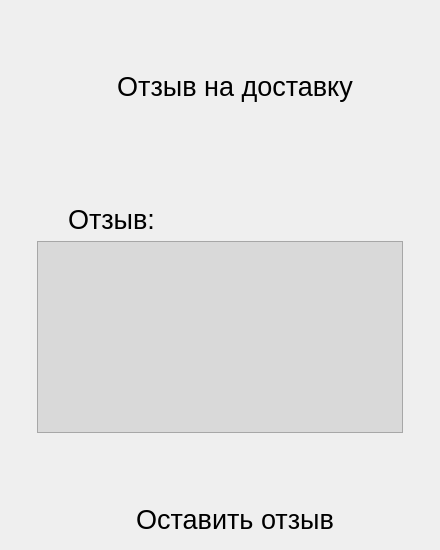
<?xml version="1.0" encoding="UTF-8"?>
<ui version="4.0">
 <class>ReviewForm</class>
 <widget class="QDialog" name="ReviewForm">
  <property name="geometry">
   <rect>
    <x>0</x>
    <y>0</y>
    <width>440</width>
    <height>550</height>
   </rect>
  </property>
  <property name="minimumSize">
   <size>
    <width>400</width>
    <height>500</height>
   </size>
  </property>
  <property name="maximumSize">
   <size>
    <width>440</width>
    <height>550</height>
   </size>
  </property>
  <property name="windowTitle">
   <string>Создать отзыв</string>
  </property>
  <property name="styleSheet">
   <string notr="true">
QPushButton
{
border-style: none;
}</string>
  </property>
  <layout class="QGridLayout" name="gridLayout">
   <item row="6" column="0">
    <spacer name="horizontalSpacer_4">
     <property name="orientation">
      <enum>Qt::Orientation::Horizontal</enum>
     </property>
     <property name="sizeType">
      <enum>QSizePolicy::Policy::Fixed</enum>
     </property>
     <property name="sizeHint" stdset="0">
      <size>
       <width>20</width>
       <height>20</height>
      </size>
     </property>
    </spacer>
   </item>
   <item row="1" column="3">
    <widget class="QLabel" name="label">
     <property name="font">
      <font>
       <pointsize>20</pointsize>
      </font>
     </property>
     <property name="text">
      <string>Отзыв на доставку</string>
     </property>
     <property name="alignment">
      <set>Qt::AlignmentFlag::AlignCenter</set>
     </property>
    </widget>
   </item>
   <item row="0" column="3">
    <spacer name="verticalSpacer_2">
     <property name="orientation">
      <enum>Qt::Orientation::Vertical</enum>
     </property>
     <property name="sizeHint" stdset="0">
      <size>
       <width>20</width>
       <height>40</height>
      </size>
     </property>
    </spacer>
   </item>
   <item row="7" column="3">
    <spacer name="verticalSpacer">
     <property name="orientation">
      <enum>Qt::Orientation::Vertical</enum>
     </property>
     <property name="sizeHint" stdset="0">
      <size>
       <width>20</width>
       <height>40</height>
      </size>
     </property>
    </spacer>
   </item>
   <item row="4" column="3">
    <spacer name="verticalSpacer_4">
     <property name="orientation">
      <enum>Qt::Orientation::Vertical</enum>
     </property>
     <property name="sizeType">
      <enum>QSizePolicy::Policy::Fixed</enum>
     </property>
     <property name="sizeHint" stdset="0">
      <size>
       <width>20</width>
       <height>20</height>
      </size>
     </property>
    </spacer>
   </item>
   <item row="3" column="3">
    <layout class="QHBoxLayout" name="horizontalLayout">
     <item>
      <widget class="QPushButton" name="star_1">
       <property name="sizePolicy">
        <sizepolicy hsizetype="Minimum" vsizetype="Fixed">
         <horstretch>50</horstretch>
         <verstretch>50</verstretch>
        </sizepolicy>
       </property>
       <property name="minimumSize">
        <size>
         <width>50</width>
         <height>50</height>
        </size>
       </property>
       <property name="maximumSize">
        <size>
         <width>50</width>
         <height>50</height>
        </size>
       </property>
       <property name="text">
        <string/>
       </property>
       <property name="icon">
        <iconset resource="pictures.qrc">
         <normaloff>:/resources/icons8-star-48-.png</normaloff>:/resources/icons8-star-48-.png</iconset>
       </property>
       <property name="iconSize">
        <size>
         <width>50</width>
         <height>50</height>
        </size>
       </property>
      </widget>
     </item>
     <item>
      <widget class="QPushButton" name="star_2">
       <property name="sizePolicy">
        <sizepolicy hsizetype="Minimum" vsizetype="Fixed">
         <horstretch>5</horstretch>
         <verstretch>0</verstretch>
        </sizepolicy>
       </property>
       <property name="minimumSize">
        <size>
         <width>50</width>
         <height>50</height>
        </size>
       </property>
       <property name="maximumSize">
        <size>
         <width>50</width>
         <height>50</height>
        </size>
       </property>
       <property name="icon">
        <iconset resource="pictures.qrc">
         <normaloff>:/resources/icons8-star-48-.png</normaloff>:/resources/icons8-star-48-.png</iconset>
       </property>
       <property name="iconSize">
        <size>
         <width>50</width>
         <height>50</height>
        </size>
       </property>
      </widget>
     </item>
     <item>
      <widget class="QPushButton" name="star_3">
       <property name="minimumSize">
        <size>
         <width>50</width>
         <height>50</height>
        </size>
       </property>
       <property name="maximumSize">
        <size>
         <width>50</width>
         <height>50</height>
        </size>
       </property>
       <property name="text">
        <string/>
       </property>
       <property name="icon">
        <iconset resource="pictures.qrc">
         <normaloff>:/resources/icons8-star-48-.png</normaloff>:/resources/icons8-star-48-.png</iconset>
       </property>
       <property name="iconSize">
        <size>
         <width>50</width>
         <height>50</height>
        </size>
       </property>
      </widget>
     </item>
     <item>
      <widget class="QPushButton" name="star_4">
       <property name="minimumSize">
        <size>
         <width>50</width>
         <height>50</height>
        </size>
       </property>
       <property name="maximumSize">
        <size>
         <width>50</width>
         <height>50</height>
        </size>
       </property>
       <property name="text">
        <string/>
       </property>
       <property name="icon">
        <iconset resource="pictures.qrc">
         <normaloff>:/resources/icons8-star-48-.png</normaloff>:/resources/icons8-star-48-.png</iconset>
       </property>
       <property name="iconSize">
        <size>
         <width>50</width>
         <height>50</height>
        </size>
       </property>
      </widget>
     </item>
     <item>
      <widget class="QPushButton" name="star_5">
       <property name="minimumSize">
        <size>
         <width>50</width>
         <height>50</height>
        </size>
       </property>
       <property name="maximumSize">
        <size>
         <width>50</width>
         <height>50</height>
        </size>
       </property>
       <property name="text">
        <string/>
       </property>
       <property name="icon">
        <iconset resource="pictures.qrc">
         <normaloff>:/resources/icons8-star-48-.png</normaloff>:/resources/icons8-star-48-.png</iconset>
       </property>
       <property name="iconSize">
        <size>
         <width>50</width>
         <height>50</height>
        </size>
       </property>
      </widget>
     </item>
    </layout>
   </item>
   <item row="5" column="0" colspan="2">
    <spacer name="horizontalSpacer_3">
     <property name="orientation">
      <enum>Qt::Orientation::Horizontal</enum>
     </property>
     <property name="sizeHint" stdset="0">
      <size>
       <width>40</width>
       <height>20</height>
      </size>
     </property>
    </spacer>
   </item>
   <item row="8" column="3">
    <widget class="QPushButton" name="pushButton">
     <property name="minimumSize">
      <size>
       <width>209</width>
       <height>40</height>
      </size>
     </property>
     <property name="font">
      <font>
       <pointsize>20</pointsize>
      </font>
     </property>
     <property name="text">
      <string>Оставить отзыв</string>
     </property>
    </widget>
   </item>
   <item row="5" column="2" colspan="3">
    <widget class="QLabel" name="label_2">
     <property name="font">
      <font>
       <pointsize>20</pointsize>
      </font>
     </property>
     <property name="text">
      <string>Отзыв:</string>
     </property>
    </widget>
   </item>
   <item row="2" column="3">
    <spacer name="verticalSpacer_3">
     <property name="orientation">
      <enum>Qt::Orientation::Vertical</enum>
     </property>
     <property name="sizeType">
      <enum>QSizePolicy::Policy::Fixed</enum>
     </property>
     <property name="sizeHint" stdset="0">
      <size>
       <width>20</width>
       <height>20</height>
      </size>
     </property>
    </spacer>
   </item>
   <item row="3" column="0" colspan="3">
    <spacer name="horizontalSpacer_2">
     <property name="orientation">
      <enum>Qt::Orientation::Horizontal</enum>
     </property>
     <property name="sizeHint" stdset="0">
      <size>
       <width>40</width>
       <height>20</height>
      </size>
     </property>
    </spacer>
   </item>
   <item row="6" column="5">
    <spacer name="horizontalSpacer_5">
     <property name="orientation">
      <enum>Qt::Orientation::Horizontal</enum>
     </property>
     <property name="sizeType">
      <enum>QSizePolicy::Policy::Fixed</enum>
     </property>
     <property name="sizeHint" stdset="0">
      <size>
       <width>20</width>
       <height>20</height>
      </size>
     </property>
    </spacer>
   </item>
   <item row="3" column="4" colspan="2">
    <spacer name="horizontalSpacer">
     <property name="orientation">
      <enum>Qt::Orientation::Horizontal</enum>
     </property>
     <property name="sizeHint" stdset="0">
      <size>
       <width>40</width>
       <height>20</height>
      </size>
     </property>
    </spacer>
   </item>
   <item row="6" column="1" colspan="4">
    <widget class="QPlainTextEdit" name="plainTextEdit">
     <property name="font">
      <font>
       <pointsize>20</pointsize>
      </font>
     </property>
     <property name="styleSheet">
      <string notr="true">QPlainTextEdit
{
background: #D9D9D9;
}</string>
     </property>
    </widget>
   </item>
  </layout>
 </widget>
 <resources>
  <include location="pictures.qrc"/>
 </resources>
 <connections/>
</ui>
